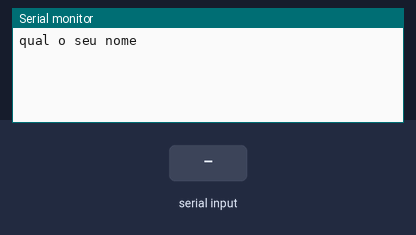
Bench run of a sketch on a simulated Arduino Uno, built with avr-gcc and run on an emulated ATmega328P. Parts: the last lines printed to the serial monitor. The test bench sets the inputs (shaded band).

Above: at 1.2 s.
1.3 s: "90,45\n" received over Serial
At 2.7 s:
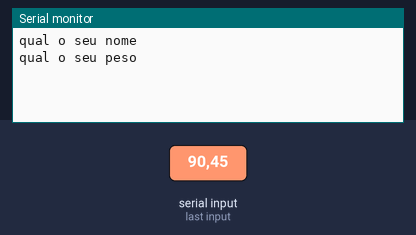
3.8 s: "30,150\n" received over Serial
At 5.1 s:
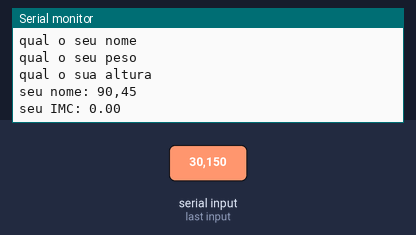

Measured:
- after the input at 1.3 s, the serial monitor: prints a new line after 1.0 s (image 1)
- after the input at 3.8 s, the serial monitor: prints a new line at once (image 2)

The sketch:

lpmb_exo41__1_.ino
```cpp
//Faça um programa que receba o nome, o peso e a altura de uma
//pessoa. Calcule e imprima o nome e o IMC dessa pessoa - IMC = peso
// / (altura * altura).

//variáveis
String nome = "";
float peso = 0;
float altura = 0;
float  IMC = 0;


void setup()
{
 Serial.begin(9600);
}

void loop()
{
  //entrada
  Serial.println("qual o seu nome");
  while ( ! Serial.available());
  nome = Serial.readString();

   Serial.println("qual o seu peso");
  while ( ! Serial.available());
  peso = Serial.parseFloat();

   Serial.println("qual o sua altura");
  while ( ! Serial.available());
  altura = Serial.parseFloat();

  //porcessamento
  IMC = peso / (altura * altura);

  //saída
  Serial.println("seu nome: " + nome);
  Serial.println("seu IMC: " + String(IMC));

  delay(5000);
}
 
```
